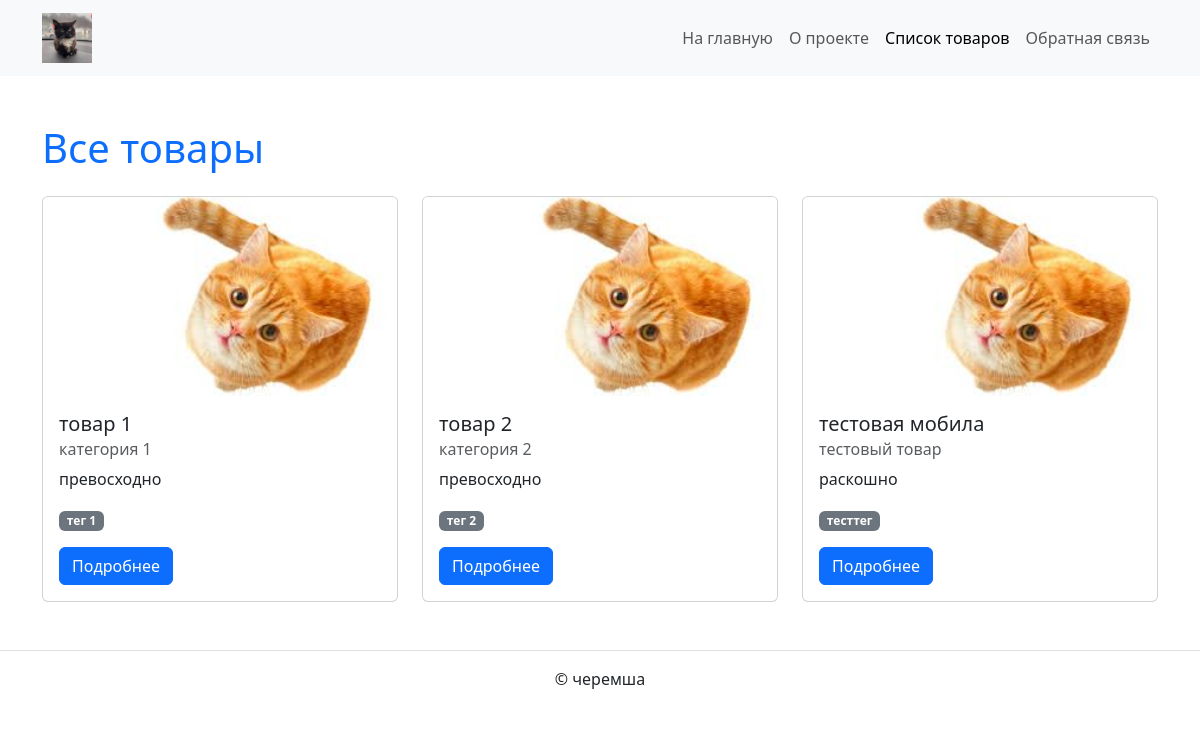
Page /catalog/items/ on the earlier database version.
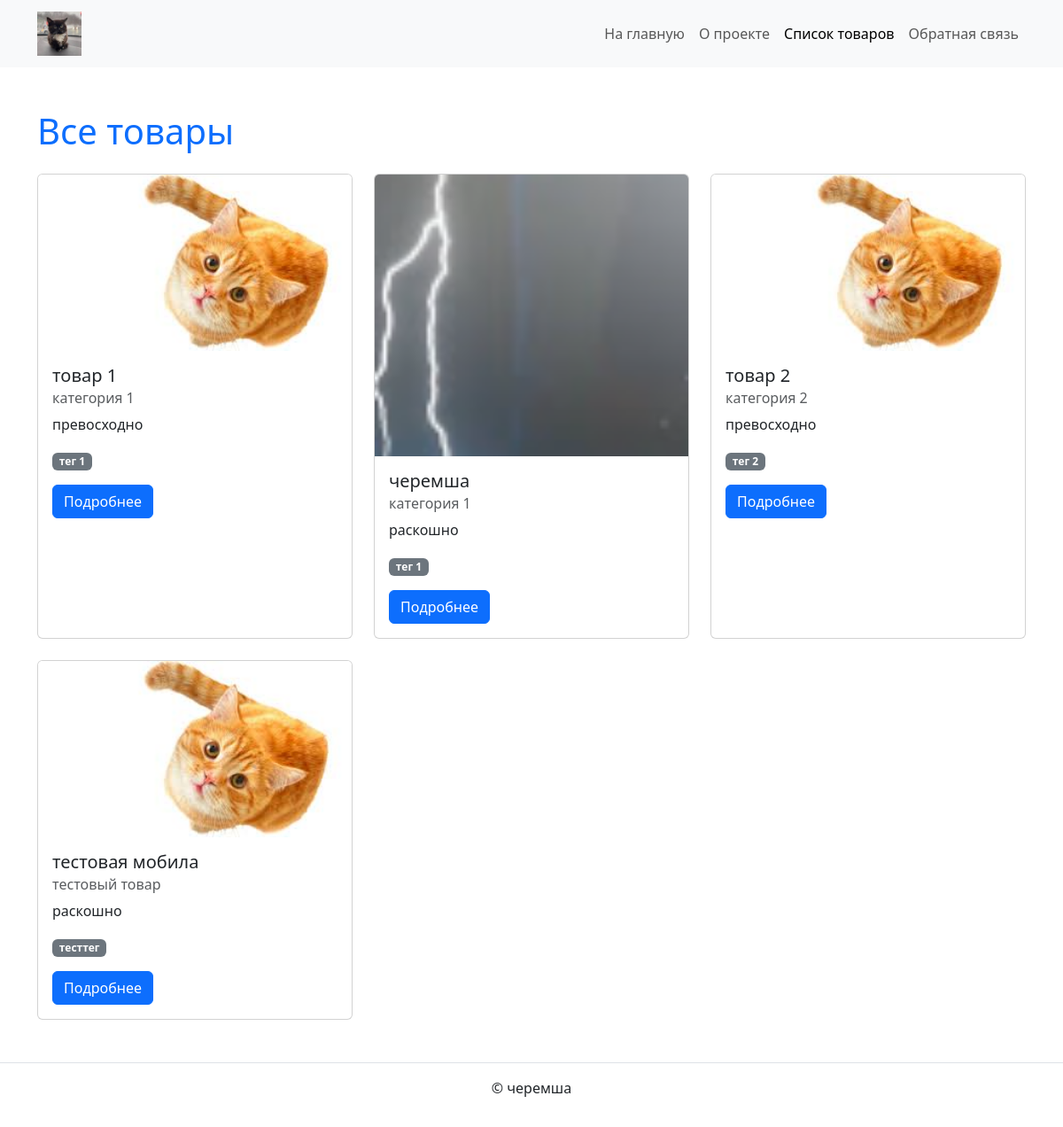
Same page on the later database version.
### catalog/models.py (models this page shows, shortened)
class Item(core.models.PublishedWithNameBaseModel):
    text = django.db.models.TextField(
        validators=[validate_text],
        verbose_name="текст"
    )
    category = django.db.models.ForeignKey(
        "catalog.Category",
        on_delete=django.db.models.CASCADE,
        related_name="items",
        verbose_name="категория"
    )
    tags = django.db.models.ManyToManyField(
        "catalog.Tag",
        related_name="items",
        verbose_name="теги"
    )
    main_image = django.db.models.ImageField(
        upload_to="main_images/",
        null=True,
        blank=True,
        verbose_name="главное изображение"
    )
    is_on_main = django.db.models.BooleanField(
        default=False,
        verbose_name="Показывать на главной"
    )
    class Meta:
        verbose_name = "товар"
        verbose_name_plural = "товары"

class Category(core.models.PublishedWithNameBaseModel):
    slug = django.db.models.SlugField(
        max_length=200,
        unique=True,
        verbose_name="слаг"
    )
    weight = django.db.models.PositiveIntegerField(
        default=100,
        validators=[MinValueValidator(1), MaxValueValidator(32767)],
        verbose_name="вес"
    )
    class Meta:
        verbose_name = "категория"
        verbose_name_plural = "категории"

class Tag(core.models.PublishedWithNameBaseModel):
    slug = django.db.models.SlugField(
        max_length=200,
        unique=True,
        verbose_name="слаг"
    )
    class Meta:
        verbose_name = "тег"
        verbose_name_plural = "теги"

### catalog/views.py (the view)
# urls.py: path('items/', views.item_list, name='item_list'),
def item_list(request):
    items = (
        Item.objects.filter(is_published=True)
        .select_related("category")
        .prefetch_related("tags")
        .only("name", "text", "category__name")
        .order_by("category__name", "name")
    )
    return render(request, 'catalog/list.html', {'items': items})

### templates/catalog/list.html (shortened to what this page needs)
{% extends 'base.html' %}
{% load static %}
{% block content %}
<h1 class="mb-4 text-primary">Все товары</h1>
<div class="row row-cols-1 row-cols-md-3 g-4">
  {% for item in items %}
    <div class="col">
      {% include 'includes/item_card.html' %}
    </div>
  {% endfor %}
</div>
{% endblock %}

### templates/base.html (shortened to what this page needs)
{% load static %}
<!DOCTYPE html>
<html lang="ru">
<head>
    <link rel="stylesheet" href="{% static 'bootstrap/css/bootstrap.min.css' %}">
</head>
<body>
    {% include 'includes/header.html' %}
    <main class="container mt-5">
        {% block content %}{% endblock %}
    </main>
    {% include 'includes/footer.html' %}
</body>
</html>

### templates/includes/header.html
{% load static %}
<nav class="navbar navbar-expand-lg navbar-success bg-light">
  <div class="container">
    <a class="navbar-brand" href="{% url 'main_page' %}">
      <img src="{% static 'images/logo.png' %}" alt="Logo" width="50">
    </a>
    <ul class="navbar-nav ms-auto">
      <li class="nav-item">
        <a class="nav-link {% if request.path == '/' %}active{% endif %}" href="{% url 'main_page' %}">На главную</a>
      </li>
      <li class="nav-item">
        <a class="nav-link {% if request.path == '/about/' %}active{% endif %}" href="{% url 'about:description' %}">О проекте</a>
      </li>
      <li class="nav-item">
        <a class="nav-link {% if '/catalog/' in request.path %}active{% endif %}" href="{% url 'catalog:item_list' %}">Список товаров</a>
      </li>
      <li class="nav-item">
        <a class="nav-link {% if '/feedback/' in request.path %}active{% endif %}" href="{% url 'feedback:feedback' %}">Обратная связь</a>
      </li>
    </ul>
  </div>
</nav>

### templates/includes/item_card.html
{% load static %}
<div class="card h-100">
  {% if item.main_image %}
    <img src="{{ item.main_image.url }}" class="card-img-top" alt="{{ item.name }}">
  {% else %}
    <img src="{% static 'images/photo.png' %}" class="card-img-top" alt="Заглушка">
  {% endif %}
  <div class="card-body">
    <h5 class="card-title">{{ item.name }}</h5>
    <h6 class="card-subtitle mb-2 text-muted">{{ item.category.name }}</h6>
    <p class="card-text">{{ item.text|truncatewords:10 }}</p>
    <p>
      {% for tag in item.tags.all %}
        <span class="badge bg-secondary">{{ tag.name }}</span>
      {% endfor %}
    </p>
    <a href="{% url 'catalog:item_detail' item.pk %}" class="btn btn-primary">Подробнее</a>
  </div>
</div>

### templates/includes/footer.html
<footer class="text-center mt-5 py-3 border-top">
    <p>© черемша</p>
</footer>

Differences in the rows shown:
added Item: main_image (picture), name "черемша", category.name "категория 1", text "раскошно", Tag (name "тег 1")
